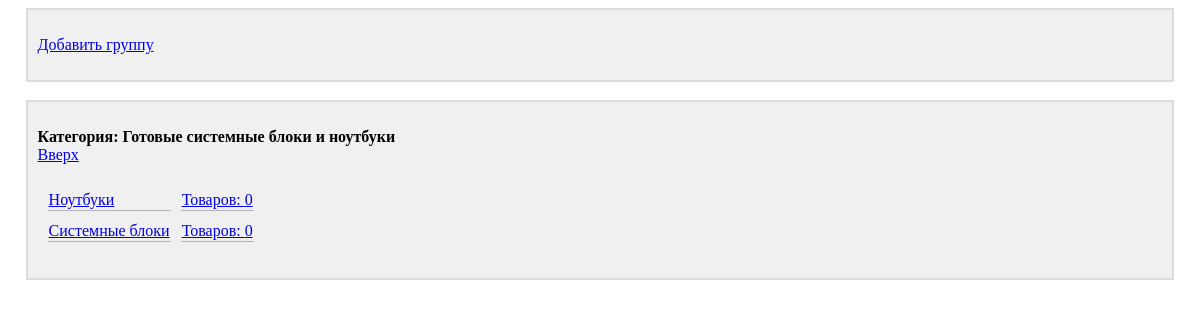
The page /groups_list/?group_id=16 on the database its author committed.
### main/models.py (models this page shows)
class Group(models.Model):
    title = models.CharField(max_length=50, unique=True, verbose_name='Группа')
    parent_group = models.ForeignKey('self', on_delete=models.CASCADE, verbose_name='Корневая группа', null=True,
                                     blank=True)
    def get_product_count(self):
        product_count = Product.objects.filter(group=self).count()
        sub_groups = Group.objects.filter(parent_group=self)
        for sub_group in sub_groups:
            product_count += sub_group.get_product_count()
        return product_count
    def is_root_group(self):
        return self.parent_group is None
    def __str__(self):
        return self.title
    class Meta:
        verbose_name = 'Группа'
        verbose_name_plural = 'Группы'
        ordering = ['title']

### main/views.py (the view)
# urls.py: path('groups_list/', groups_list, name='groups_list'),
def groups_list(request):
    if 'group_id' not in request.GET:
        current_group = Group.objects.get(parent_group=None)
    else:
        try:
            current_group = Group.objects.get(pk=request.GET['group_id'])
        except (Group.DoesNotExist, Group.MultipleObjectsReturned):
            return HttpResponseBadRequest()
    sub_groups = Group.objects.filter(parent_group=current_group)
    root_group = current_group.parent_group
    context = {'current_group': current_group, 'sub_groups': sub_groups, 'root_group': root_group}
    return render(request, 'main/groups_list.html', context)

### main/templates/main/groups_list.html
{% extends 'layout/basic.html' %}
{% block header %}
    <div class="block">
        <p>
            <a href="{% url 'create_group' %}?root_group_id={{ current_group.id }}">Добавить группу</a>
        </p>
    </div>
    <br>
{% endblock %}
{% block content %}
    <div class="block">
        <p>
            {% if current_group.is_root_group %}
                <b>Каталог товаров:</b>
            {% else %}
                <b>Категория: {{ current_group }}</b>
            {% endif %}
            <br>
            {% if root_group is not None %}
                <a href="{% url 'groups_list' %}?group_id={{ root_group.pk }}">
                    Вверх
                </a>
            {% endif %}
        </p>
        <p>
            {% if sub_groups|length != 0 %}
                <table class="table_view">
                    {% for sub_group in sub_groups %}
                        <tr>
                            <td class="cell_border">
                                <a href="{% url 'groups_list' %}?group_id={{ sub_group.pk }}">
                                    {{ sub_group }}
                                </a>
                            </td>
                            <td class="cell_border">
                                <a href="{% url 'products_list' %}?group_id={{ sub_group.pk }}">
                                    Товаров: {{ sub_group.get_product_count }}
                                </a>
                            </td>
                        </tr>
                    {% endfor %}
                </table>
            {% else %}
                нет подкатегорий...
            {% endif %}
        </p>
    </div>
{% endblock %}

### main/static/main/style.css (style rules this page uses)
div.block { background-color: RGB(240, 240, 240); border: 2px solid RGB(220, 220, 220); padding: 10px; margin-left: auto; margin-right: auto; width: 95%; }
table.table_view { border-spacing: 10px; }
td.cell_border { border-bottom: 1px solid RGB(180, 180, 180); }

### rows shown on the page
Group: title "Готовые системные блоки и ноутбуки"
Group: title "Ноутбуки", get_product_count "0"
Group: title "Системные блоки", get_product_count "0"
